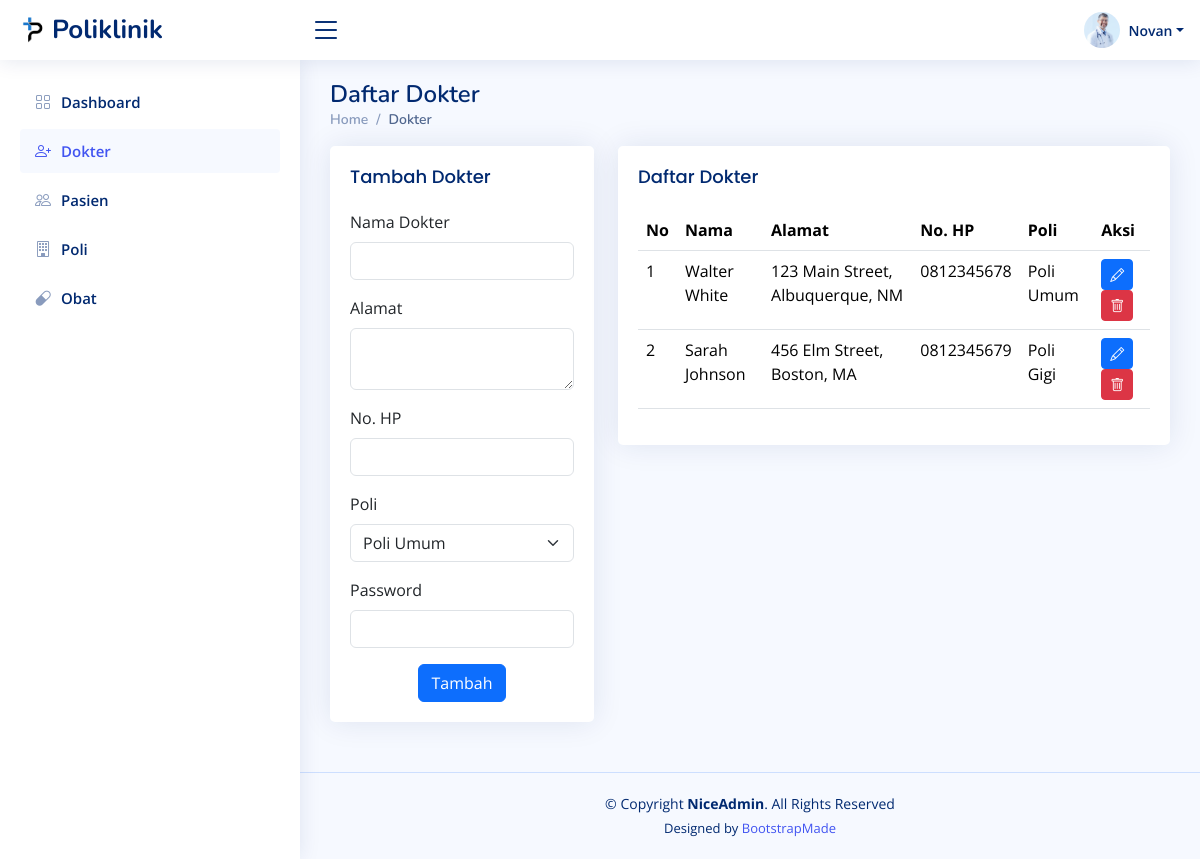
Page /dokter_admin.php (signed in) on the committed database.
### tables this page shows
CREATE TABLE `dokter` (
  `id` int(11) NOT NULL,
  `nama` varchar(150) NOT NULL,
  `password` varchar(255) NOT NULL,
  `alamat` text DEFAULT NULL,
  `no_hp` varchar(16) NOT NULL,
  `id_poli` int(11) NOT NULL
);

CREATE TABLE `poli` (
  `id` int(11) NOT NULL,
  `nama_poli` varchar(25) NOT NULL,
  `keterangan` text DEFAULT NULL
);

### dokter_admin.php (the view, shortened to what this page needs)
<?php
$nama = $_SESSION['nama'];
?>
<!DOCTYPE html>
<html lang="en">
<head>
  <link href="assets/vendor/bootstrap/css/bootstrap.min.css" rel="stylesheet" />
  <link href="assets/vendor/bootstrap-icons/bootstrap-icons.css" rel="stylesheet" />
  <link href="assets/vendor/boxicons/css/boxicons.min.css" rel="stylesheet" />
  <link href="assets/vendor/quill/quill.snow.css" rel="stylesheet" />
  <link href="assets/vendor/quill/quill.bubble.css" rel="stylesheet" />
  <link href="assets/vendor/remixicon/remixicon.css" rel="stylesheet" />
  <link href="assets/vendor/simple-datatables/style.css" rel="stylesheet" />
  <link href="assets/css/style.css" rel="stylesheet" />
</head>
<body>
  <header id="header" class="header fixed-top d-flex align-items-center">
    <div class="d-flex align-items-center justify-content-between">
      <a href="index.html" class="logo d-flex align-items-center">
        <img src="assets/img/logo.png" alt="" />
        <span class="d-none d-lg-block">Poliklinik</span>
      </a>
      <i class="bi bi-list toggle-sidebar-btn"></i>
    </div>
    <nav class="header-nav ms-auto">
      <ul class="d-flex align-items-center">
        <li class="nav-item dropdown pe-3">
          <a class="nav-link nav-profile d-flex align-items-center pe-0" href="#" data-bs-toggle="dropdown">
            <img src="assets/img/doctor.jpg" alt="Profile" class="rounded-circle" />
            <span class="d-none d-md-block dropdown-toggle ps-2"><?php echo $nama ?></span> </a>
        </li>
      </ul>
    </nav>
  </header>
  <aside id="sidebar" class="sidebar">
    <ul class="sidebar-nav" id="sidebar-nav">
      <li class="nav-item">
        <a class="nav-link collapsed" href="dashboard_admin.php">
          <i class="bi bi-grid"></i>
          <span>Dashboard</span>
        </a>
      </li>
      <li class="nav-item">
        <a class="nav-link" href="dokter_admin.php">
          <i class="bi bi-person-plus"></i>
          <span>Dokter</span>
        </a>
      </li>
      <li class="nav-item">
        <a class="nav-link collapsed" href="pasien_admin.php">
          <i class="bi bi-people"></i>
          <span>Pasien</span>
        </a>
      </li>
      <li class="nav-item">
        <a class="nav-link collapsed" href="poli_admin.php">
          <i class="bi bi-building"></i>
          <span>Poli</span>
        </a>
      </li>
      <li class="nav-item">
        <a class="nav-link collapsed" href="obat_admin.php">
          <i class="bi bi-capsule"></i>
          <span>Obat</span>
        </a>
      </li>
    </ul>
  </aside>
  <main id="main" class="main">
    <div class="pagetitle">
      <h1>Daftar Dokter</h1>
      <nav>
        <ol class="breadcrumb">
          <li class="breadcrumb-item"><a href="dashboard_admin.php">Home</a></li>
          <li class="breadcrumb-item active">Dokter</li>
        </ol>
      </nav>
    </div>
    <section class="section dashboard">
      <div class="row">
        <div class="col-lg-4">
          <div class="card">
            <div class="card-body">
              <h5 class="card-title">Tambah Dokter</h5>
              <form action="src/dokter/add.php" method="post" class="row g-3">
                <div class="col-12">
                  <label for="inputNama" class="form-label">Nama Dokter</label>
                  <input type="text" class="form-control" id="inputNama" name="nama" />
                </div>
                <div class="col-12">
                  <label for="inputAlamat" class="form-label">Alamat</label>
                  <textarea class="form-control" id="inputAlamat" name="alamat"></textarea>
                </div>
                <div class="col-12">
                  <label for="inputNoHP" class="form-label">No. HP</label>
                  <input type="text" class="form-control" id="inputNoHP" name="no_hp" />
                </div>
                <div class="col-12">
                  <label for="selectPoli" class="mb-2">Poli</label>
                  <select class="form-select" id="selectPoli" name="poli">
                    <?php
                    require 'config/database.php';
                    $query = "SELECT * FROM poli";
                    $result = mysqli_query($mysqli, $query);
                    while ($dataPoli = mysqli_fetch_array($result)) {
                    ?>
                      <option value="<?php echo $dataPoli['id'] ?>"><?php echo $dataPoli['nama_poli'] ?></option>
                    <?php } ?>
                  </select>
                </div>
                <div class="col-12">
                  <label for="inputPassword" class="form-label">Password</label>
                  <input type="password" class="form-control" id="inputPassword" name="password" />
                </div>
                <div class="text-center">
                  <button type="submit" class="btn btn-primary">
                    Tambah
                  </button>
                </div>
              </form>
            </div>
          </div>
        </div>
        <div class="col-lg-8">
          <div class="row">
            <div class="col-12">
              <div class="card">
                <div class="card-body">
                  <h5 class="card-title">Daftar Dokter</h5>
                  <table class="table datatable">
                    <thead>
                      <tr>
                        <th>No</th>
                        <th>Nama</th>
                        <th>Alamat</th>
                        <th>No. HP</th>
                        <th>Poli</th>
                        <th>Aksi</th>
                      </tr>
                    </thead>
                    <tbody>
                      <?php
                      require 'config/database.php';
                      $no = 1;
                      $query = "SELECT dokter.id, dokter.nama, dokter.alamat, dokter.no_hp, poli.nama_poli FROM dokter INNER JOIN poli ON dokter.id_poli = poli.id";
                      $result = mysqli_query($mysqli, $query);
                      while ($data = mysqli_fetch_array($result)) {
                      ?>
                        <tr>
                          <td><?php echo $no++ ?></td>
                          <td><?php echo $data['nama'] ?></td>
                          <td><?php echo $data['alamat'] ?></td>
                          <td><?php echo $data['no_hp'] ?></td>
                          <td><?php echo $data['nama_poli'] ?></td>
                          <td>
                            <button type='button' class='btn btn-sm btn-primary' data-toggle="modal"
                              data-target="#editModal<?php echo $data['id'] ?>"><i class="bi bi-pencil"></i></button>
                            <button type='button' class='btn btn-sm btn-danger' data-toggle="modal"
                              data-target="#hapusModal<?php echo $data['id'] ?>"><i class="bi bi-trash"></i></button>
                          </td>
                        </tr>
                      <?php } ?>
                    </tbody>
                  </table>
                </div>
              </div>
            </div>
          </div>
        </div>
      </div>
    </section>
  </main>
  <footer id="footer" class="footer">
    <div class="copyright">
      &copy; Copyright <strong><span>NiceAdmin</span></strong>. All Rights Reserved
    </div>
    <div class="credits">
      Designed by <a href="https://bootstrapmade.com/">BootstrapMade</a>
    </div>
  </footer>
</body>
</html>

### assets/css/style.css (style rules this page uses)
:root { scroll-behavior: smooth; }
body { font-family: "Open Sans", sans-serif; background: #f6f9ff; color: #444444; }
a { color: #4154f1; text-decoration: none; }
h1, h2, h3, h4, h5, h6 { font-family: "Nunito", sans-serif; }
#main { margin-top: 60px; padding: 20px 30px; transition: all 0.3s; }
.pagetitle { margin-bottom: 10px; }
.pagetitle h1 { font-size: 24px; margin-bottom: 0; font-weight: 600; color: #012970; }
.card { margin-bottom: 30px; border: none; border-radius: 5px; box-shadow: 0px 0 30px rgba(1, 41, 112, 0.1); }
.card-title { padding: 20px 0 15px 0; font-size: 18px; font-weight: 500; color: #012970; font-family: "Poppins", sans-serif; }
.card-body { padding: 0 20px 20px 20px; }
.breadcrumb { font-size: 14px; font-family: "Nunito", sans-serif; color: #899bbd; font-weight: 600; }
.breadcrumb a { color: #899bbd; transition: 0.3s; }
.breadcrumb .breadcrumb-item::before { color: #899bbd; }
.breadcrumb .active { color: #51678f; font-weight: 600; }
.logo { line-height: 1; }
@media (min-width: 1200px) { .logo { width: 280px; } }
.logo img { max-height: 26px; margin-right: 6px; }
.logo span { font-size: 26px; font-weight: 700; color: #012970; font-family: "Nunito", sans-serif; }
.header { transition: all 0.5s; z-index: 997; height: 60px; box-shadow: 0px 2px 20px rgba(1, 41, 112, 0.1); background-color: #fff; padding-left: 20px; }
.header .toggle-sidebar-btn { font-size: 32px; padding-left: 10px; cursor: pointer; color: #012970; }
.header-nav ul { list-style: none; }
.header-nav > ul { margin: 0; padding: 0; }
.header-nav .nav-profile { color: #012970; }
.header-nav .nav-profile img { max-height: 36px; }
.header-nav .nav-profile span { font-size: 14px; font-weight: 600; }
.sidebar { position: fixed; top: 60px; left: 0; bottom: 0; width: 300px; z-index: 996; transition: all 0.3s; padding: 20px; overflow-y: auto; scrollbar-width: thin; scrollbar-color: #aab7cf transparent; box-shadow: 0px 0px 20px rgba(1, 41, 112, 0.1); background-color: #fff; }
@media (min-width: 1200px) { #main, #footer { margin-left: 300px; } }
.sidebar-nav { padding: 0; margin: 0; list-style: none; }
.sidebar-nav li { padding: 0; margin: 0; list-style: none; }
.sidebar-nav .nav-item { margin-bottom: 5px; }
.sidebar-nav .nav-link { display: flex; align-items: center; font-size: 15px; font-weight: 600; color: #4154f1; transition: 0.3; background: #f6f9ff; padding: 10px 15px; border-radius: 4px; }
.sidebar-nav .nav-link i { font-size: 16px; margin-right: 10px; color: #4154f1; }
.sidebar-nav .nav-link.collapsed { color: #012970; background: #fff; }
.sidebar-nav .nav-link.collapsed i { color: #899bbd; }
.footer { padding: 20px 0; font-size: 14px; transition: all 0.3s; border-top: 1px solid #cddfff; }
.footer .copyright { text-align: center; color: #012970; }
.footer .credits { padding-top: 5px; text-align: center; font-size: 13px; color: #012970; }

### rows in the picture
dokter: nama "Walter White", alamat "123 Main Street, Albuquerque, NM", no_hp "0812345678", id_poli.nama_poli "Poli Umum"
dokter: nama "Sarah Johnson", alamat "456 Elm Street, Boston, MA", no_hp "0812345679", id_poli.nama_poli "Poli Gigi"

### other values in the picture
$nama "Novan"
form field poli "Poli Umum"
